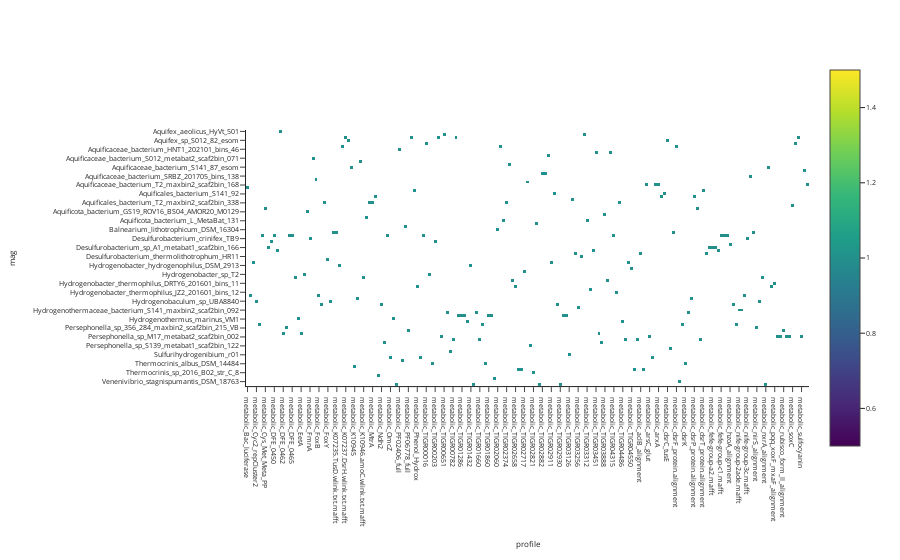

Source (notebook cell):
### Code cell
fig = px.imshow(
    img=heat_df,
    zmin=0,
    # zmax=1,
    # width=900,
    # height=1100,
    template="simple_white"
)
fig.update_layout(
    font_size=7
)
fig.show()

### Figure 1 — Plotly figure (JSON) as saved in the notebook; plotly's stock layout.template omitted (floating-point values rounded to 4 significant figures; data arrays with more than 128 entries replaced by an {"elided": "..."} marker saying what was removed)
{"data": [{"coloraxis": "coloraxis", "hovertemplate": "profile: %{x}<br>mag: %{y}<br>color: %{z}<extra></extra>", "name": "0", "type": "heatmap", "x": {"elided": "189 str values"}, "xaxis": "x", "y": ["Aquifex_aeolicus_HyVt_501", "Aquifex_aeolicus_SZUA_1413", "Aquifex_aeolicus_VF5", "Aquifex_sp_S012_82_esom", "Aquificaceae_bacterium_354_166_metabat1_scaf2bin_127", "Aquificaceae_bacterium_CF_Pisc_bin_19", "Aquificaceae_bacterium_HNT1_202101_bins_46", "Aquificaceae_bacterium_M2_metabat2_scaf2bin_013", "Aquificaceae_bacterium_QQ_201709_bins_137", "Aquificaceae_bacterium_S012_metabat2_scaf2bin_071", "Aquificaceae_bacterium_S139_83", "Aquificaceae_bacterium_S140_metabat1_scaf2bin_052", "Aquificaceae_bacterium_S141_87_esom", "Aquificaceae_bacterium_S141_89_esom", "Aquificaceae_bacterium_SKYB2", "Aquificaceae_bacterium_SRBZ_201705_bins_138", "Aquificaceae_bacterium_T11_metabat1_scaf2bin_071", "Aquificaceae_bacterium_T11_metabat1_scaf2bin_084", "Aquificaceae_bacterium_T2_maxbin2_scaf2bin_168", "Aquificaceae_bacterium_T2_maxbin2_scaf2bin_342", "Aquificae_bin_303", "Aquificales_bacterium_S141_92", "Aquificales_bacterium_T10_metabat2_scaf2bin_157", "Aquificales_bacterium_T11_maxbin2_scaf2bin_314", "Aquificales_bacterium_T2_maxbin2_scaf2bin_338", "Aquificota_bacterium_356_284_maxbin2_scaf2bin_210", "Aquificota_bacterium_4561_380_metabat1_scaf2bin_010", "Aquificota_bacterium_GS19_ROV16_BS04_AMOR20_M0129", "Aquificota_bacterium_L_MaxBin_005", "Aquificota_bacterium_L_MetaBat_11", "Aquificota_bacterium_L_MetaBat_131", "Aquificota_bacterium_M17_metabat2_scaf2bin_226", "Aquificota_bacterium_RBS10_58", "Balnearium_lithotrophicum_DSM_16304", "Desulfurobacteriaceae_bacterium_4561_380_metabat1_scaf2bin_006", "Desulfurobacterium_atlanticum_DSM_15668", "Desulfurobacterium_crinifex_TB9", "Desulfurobacterium_indicum_K6013", "Desulfurobacterium_pacificum_DSM_15522", "Desulfurobacterium_sp_A1_metabat1_scaf2bin_166", "Desulfurobacterium_sp_TC5_1", "Desulfurobacterium_thermolithotrophum_DSM_11699", "Desulfurobacterium_thermolithotrophum_HR11", "HB8", "Hydrogenivirga_caldilitoris_DSM_16510", "Hydrogenobacter_hydrogenophilus_DSM_2913", "Hydrogenobacter_sp_KUB_Bin01", "Hydrogenobacter_sp_RSWP5", "Hydrogenobacter_sp_T2", "Hydrogenobacter_sp_T8", "Hydrogenobacter_thermophilus_DRTY4_201601_bins_4", "Hydrogenobacter_thermophilus_DRTY6_201601_bins_11", "Hydrogenobacter_thermophilus_DRTY6_201705_bins_78", "Hydrogenobacter_thermophilus_DRTY6_201709_bins_79", "Hydrogenobacter_thermophilus_JZ2_201601_bins_12", "Hydrogenobacter_thermophilus_RBS10_74", "Hydrogenobaculum_sp_ARK_05", "Hydrogenobaculum_sp_UBA8840", "Hydrogenothermaceae_bacterium_134_614_metabat2_scaf2bin_138", "Hydrogenothermaceae_bacterium_356_284_metabat2_scaf2bin_102", "Hydrogenothermaceae_bacterium_S141_maxbin2_scaf2bin_092", "Hydrogenothermaceae_bacterium_S21_4_esom", "Hydrogenothermaceae_bacterium_SKW173", "Hydrogenothermus_marinus_VM1", "Hydrogenothermus_sp_MAG_1", "Persephonella_marina_EX_H1", "Persephonella_sp_356_284_maxbin2_scaf2bin_215_VB", "Persephonella_sp_A1_metabat2_scaf2bin_131", "Persephonella_sp_IF05_L8", "Persephonella_sp_M17_metabat2_scaf2bin_002", "Persephonella_sp_M1_metabat2_scaf2bin_043", "Persephonella_sp_S012_76_esom", "Persephonella_sp_S139_metabat1_scaf2bin_122", "Persephonella_sp_S140_metabat1_scaf2bin_049", "Sulfurihydrogenibium_azorense_MAG_12", "Sulfurihydrogenibium_r01", "Sulfurihydrogenibium_sp_RSNP10", "Sulfurihydrogenibium_sp_YO3AOP1", "Thermocrinis_albus_DSM_14484", "Thermocrinis_minervae_DSM_19557", "Thermocrinis_ruber_DSM_23557", "Thermocrinis_sp_2016_B02_str_C_8", "Thermovibrio_guaymasensis_DSM_15521", "Thermovibrio_sp_S012_127_esom", "Venenivibrio_stagnispumantis_DSM_18763", "unclassified_Aquificaceae_Obs3_genome_041_Obs3_genome_041"], "yaxis": "y", "z": {"elided": "86x189 int values"}}], "layout": {"coloraxis": {"cmax": null, "cmin": 0, "colorscale": [[0, "#440154"], [0.1111, "#482878"], [0.2222, "#3e4989"], [0.3333, "#31688e"], [0.4444, "#26828e"], [0.5556, "#1f9e89"], [0.6667, "#35b779"], [0.7778, "#6ece58"], [0.8889, "#b5de2b"], [1, "#fde725"]]}, "font": {"size": 7}, "margin": {"t": 60}, "xaxis": {"anchor": "y", "constrain": "domain", "domain": [0, 1], "scaleanchor": "y", "title": {"text": "profile"}}, "yaxis": {"anchor": "x", "autorange": "reversed", "constrain": "domain", "domain": [0, 1], "title": {"text": "mag"}}}}
